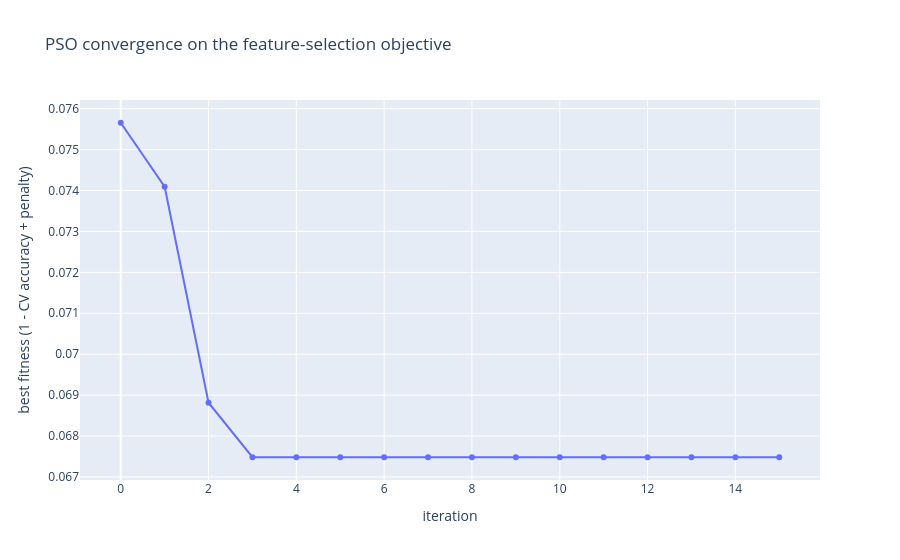

Notebook cell for this chart:
### Code cell
fig = go.Figure(go.Scatter(y=result.fitness_history, mode='lines+markers'))
fig.update_layout(
    title='PSO convergence on the feature-selection objective',
    xaxis_title='iteration',
    yaxis_title='best fitness (1 - CV accuracy + penalty)',
)
fig.show()

### Figure 1 — Plotly figure (JSON) as saved in the notebook; plotly's stock layout.template omitted (floating-point values rounded to 4 significant figures)
{"data": [{"mode": "lines+markers", "type": "scatter", "y": [0.07566, 0.07409, 0.06881, 0.06748, 0.06748, 0.06748, 0.06748, 0.06748, 0.06748, 0.06748, 0.06748, 0.06748, 0.06748, 0.06748, 0.06748, 0.06748]}], "layout": {"title": {"text": "PSO convergence on the feature-selection objective"}, "xaxis": {"title": {"text": "iteration"}}, "yaxis": {"title": {"text": "best fitness (1 - CV accuracy + penalty)"}}}}
